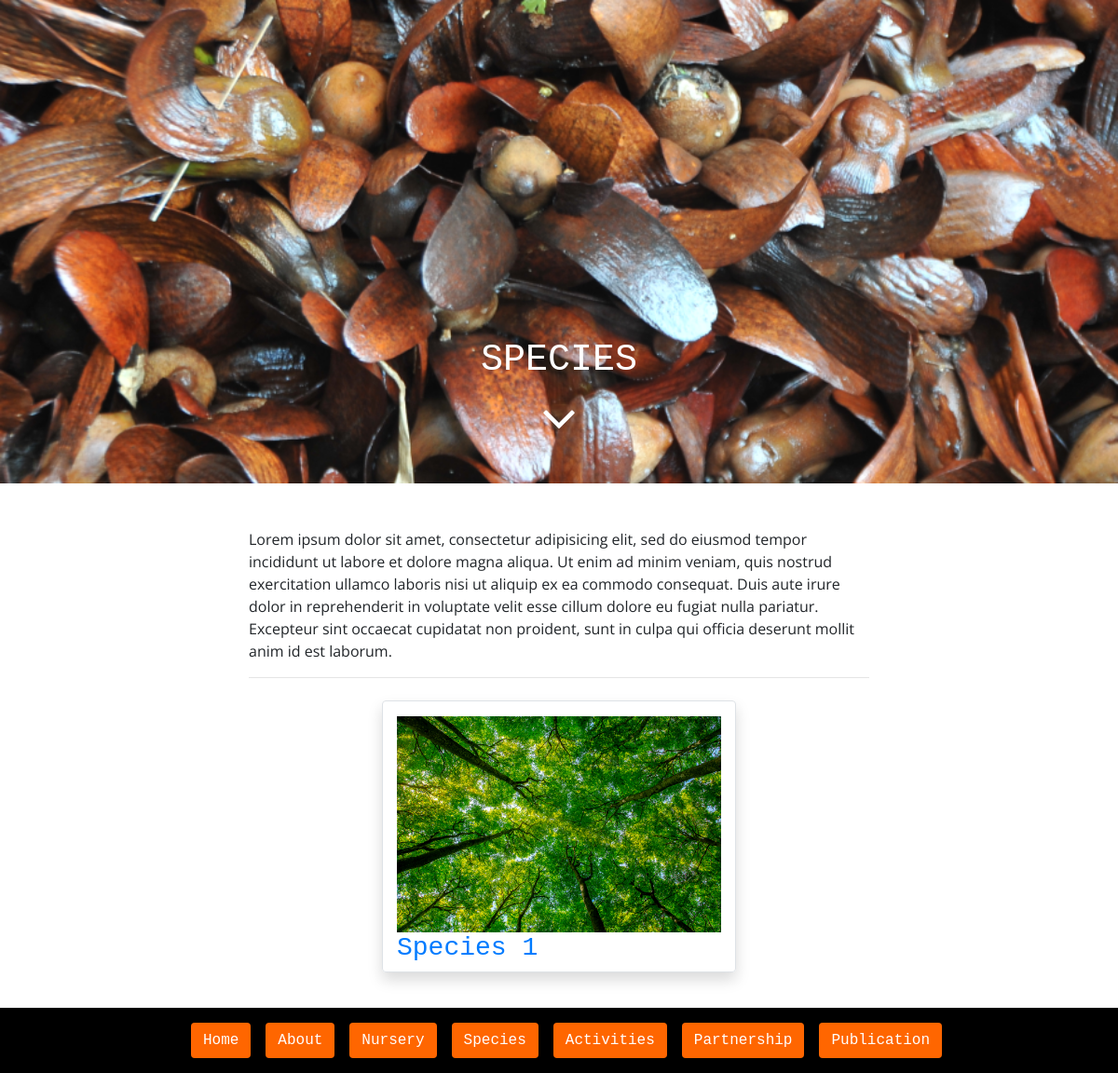
The page /species/species_index/ on the database as committed earlier.
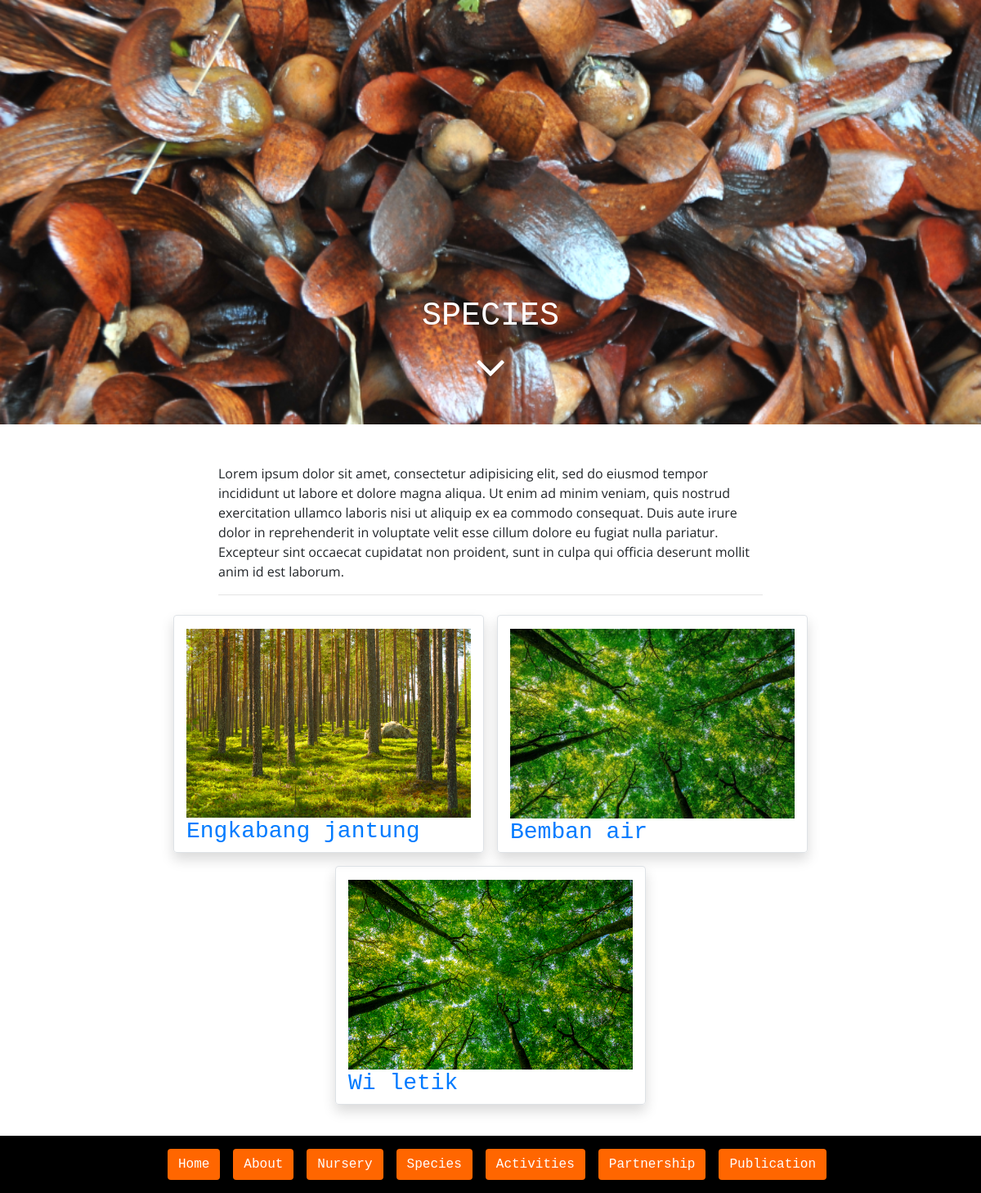
The same page on the database as committed later.
### species/models.py (models this page shows, shortened)
class Species(models.Model):
	date_input = models.DateTimeField(auto_now_add=True)
	local_name = models.CharField(max_length=100)
	scientific_name = models.CharField(max_length=100)
	origin = models.CharField(max_length=100)
	description = models.TextField()
	species_img = models.ImageField('Species Image', null=True, blank=True, upload_to='species_img')
	class Meta:
		ordering = ['-date_input']

### species/views.py (the view)
# urls.py: path('species_index/', SpeciesIndexView.as_view(), name='species_index'),
class SpeciesIndexView(ListView):
	model = Species
	template_name = 'species/species_index.html'

### species/templates/species/species_index.html
{% extends 'base_en.html' %}
{% load static %}
{% block content %}
<div class="container-fluid position-relative p-0">
	<img class="w-100" src="{% static 'img/species_showcase.png' %}">
	<div class="carousel-caption">
		<h1>SPECIES</h1>
		<i class="fa fa-angle-down bounce"></i>
	</div>
</div>
<div class="container fade-in mt-4">
	<br>
	<div class="custom-div">
		<p>Lorem ipsum dolor sit amet, consectetur adipisicing elit, sed do eiusmod
		tempor incididunt ut labore et dolore magna aliqua. Ut enim ad minim veniam,
		quis nostrud exercitation ullamco laboris nisi ut aliquip ex ea commodo
		consequat. Duis aute irure dolor in reprehenderit in voluptate velit esse
		cillum dolore eu fugiat nulla pariatur. Excepteur sint occaecat cupidatat non
		proident, sunt in culpa qui officia deserunt mollit anim id est laborum.</p>
		<hr>
	</div>
	<div class="row justify-content-center">
		{% for species in object_list %}
		<div class="col-sm-4 border rounded shadow m-2">
			<a href="{% url 'species_detail' species.pk %}">
				<img class="w-100 mt-3" src="{{ species.species_img.url }}">
			<h3>{{ species.local_name }}</h3>
			</a>
		</div>
		{% endfor %}
	</div>
</div>
{% endblock %}

### jrlcd/templates/base_en.html (shortened to what this page needs)
{% load static %}
<!DOCTYPE html>
<html lang="en" dir="ltr">
<head>
	<link rel="stylesheet" href="https://stackpath.bootstrapcdn.com/bootstrap/4.3.1/css/bootstrap.min.css">
	<link rel="stylesheet" href="https://cdnjs.cloudflare.com/ajax/libs/font-awesome/4.7.0/css/font-awesome.min.css">
	<link rel="stylesheet" type="text/css" href="{% static 'css/main.css' %}">
</head>
<body>
	<nav class="navbar fixed-bottom navbar-expand-lg navbar-custom">
		<div class="collapse navbar-collapse" id="navbarNav">
			<ul class="navbar-nav ml-auto mr-auto">
				<br>
				<li class="nav-item">
					<a class="nav-link" href="{% url 'home_en' %}">
						<button class="btn btn-custom shadow">Home</button>
					</a>
				</li>
				<li class="nav-item">
					<a class="nav-link" href="{% url 'about' %}">
						<button class="btn btn-custom shadow">About</button>
					</a>
				</li>
				<li class="nav-item">
					<a class="nav-link" href="{% url 'nursery_index' %}">
						<button class="btn btn-custom shadow">Nursery</button>
					</a>
				</li>
				<li class="nav-item">
					<a class="nav-link" href="{% url 'species_index' %}">
						<button class="btn btn-custom shadow">Species</button>
					</a>
				</li>
				<li class="nav-item">
					<a class="nav-link" href="{% url 'activity_index' %}">
						<button class="btn btn-custom shadow">Activities</button>
					</a>
				</li>
				<li class="nav-item">
					<a class="nav-link" href="{% url 'partnership' %}">
						<button class="btn btn-custom shadow">Partnership</button>
					</a>
				</li>
				<li class="nav-item">
					<a class="nav-link" href="{% url 'publication_index' %}">
						<button class="btn btn-custom shadow">Publication</button>
					</a>
				</li>
			</ul>
		</div>
	</nav>
	{% block content %}{% endblock %}
	<div style="height: 100px;">
	</div>
</body>
</html>

### jrlcd/static/css/main.css (style rules this page uses)
@media screen and (min-width: 600px) { .custom-div { margin: auto; width: 60%; } }
body { font-family: 'Open Sans', sans-serif; }
h1, h2, h3, h4, h5, h6 { font-family: 'Roboto Mono', monospace; }
li { list-style: none; }
nav li { font-family: 'Roboto Mono', monospace; font-size: 16px; }
nav a { color: #000; }
.navbar-custom { background-color: #000 !important; }
.btn-custom { background-color: #ff6600; color: #fff; }
.fa-angle-down { font-size: 60px; }
.bounce { -moz-animation: bounce 2s infinite; -webkit-animation: bounce 2s infinite; animation: bounce 2s infinite; }
.fade-in { animation: fadeIn linear 1s; -webkit-animation: fadeIn linear 1s; -moz-animation: fadeIn linear 1s; -o-animation: fadeIn linear 1s; -ms-animation: fadeIn linear 1s; }

Rows that differ between the two databases and show on the page:
added Species: species_img (picture), local_name "Engkabang jantung"
added Species: species_img (picture), local_name "Bemban air"
changed Species: local_name "Species 1" → "Wi letik"
